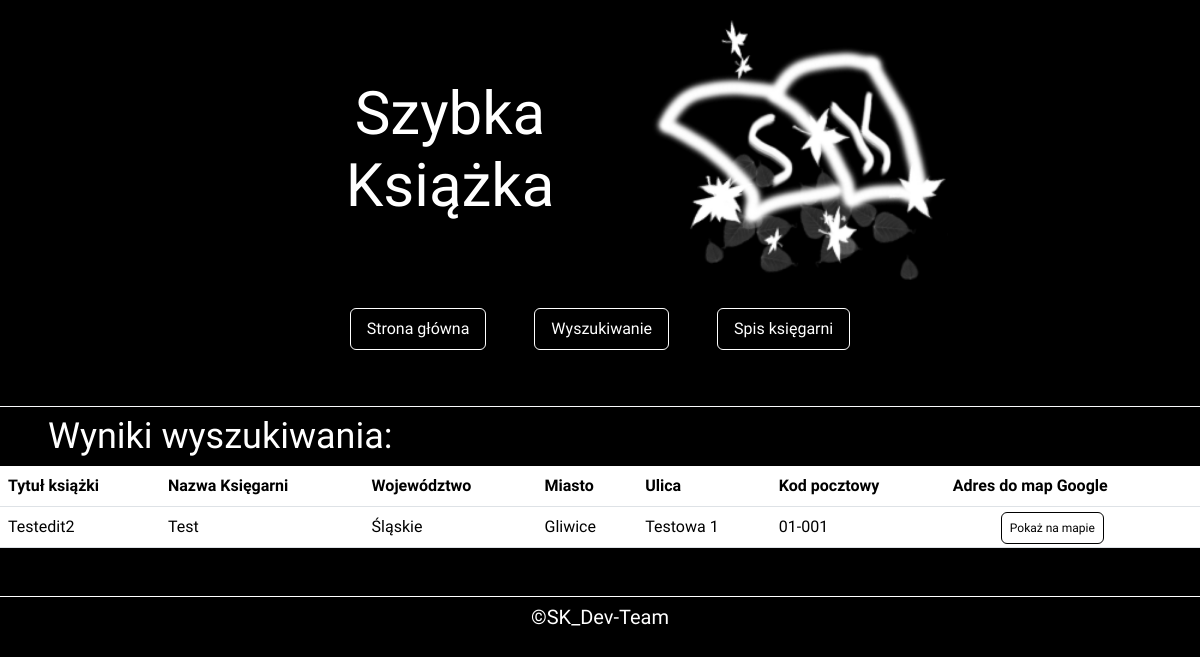
Screenshot of /wynik.php?title=Testedit2 with the database file from the repository.
### tables this page shows
CREATE TABLE `ksiazka` (
  `id_ksiazki` int(11) NOT NULL,
  `tytul` char(45) NOT NULL,
  `id_autora` int(11) NOT NULL
);

CREATE TABLE `ksiegarnie` (
  `id_ksiegarni` int(11) NOT NULL,
  `nazwa` char(45) DEFAULT NULL,
  `id_miasta` int(11) NOT NULL,
  `ulica` char(45) DEFAULT NULL,
  `kod_pocztowy` char(10) DEFAULT NULL,
  `mapa` longtext NOT NULL
);

CREATE TABLE `wojewodztwa` (
  `id_woj` int(11) NOT NULL,
  `nazwa` char(45) NOT NULL
);

CREATE TABLE `miasta` (
  `id_miasta` int(11) NOT NULL,
  `nazwa` char(45) DEFAULT NULL,
  `id_woj` int(11) NOT NULL
);

### wynik.php (the view, shortened to what this page needs)
<?php
    $con = mysqli_connect("localhost","root","","sk_db");
?>
<!doctype html>
<html lang="pl">
  <head>
    <link href="https://cdn.jsdelivr.net/npm/bootstrap@5.3.3/dist/css/bootstrap.min.css" rel="stylesheet">
    <link rel="stylesheet" href="css/main.css">
  </head>
  <body>
  <header  class=" d-flex justify-content-center border-bottom border-light align-items-center flex-wrap" >
    <h1 class="w-25 mx-5 my-5 text-wrap text-center">Szybka Książka</h1>
    <img class="w-25" src="img/LOGO - Copy.png" alt="Logo witryny">
  <nav class="nav d-flex justify-content-center align-items-center w-50 mb-5">
  <a class=" rounded nav-link border border-white active me-5 my-2 text-white" aria-current="page" href="index.php">Strona główna</a>
  <a class="rounded nav-link border border-white me-5 my-2 text-white" href="wyszukiwanie.php">Wyszukiwanie</a>
  <a class="rounded nav-link border border-white  my-2 text-white" href="spis_ksiegarni.php">Spis księgarni</a>
</nav>
</header>
    <main class="mb-5">
    <h2 class='ms-5 mt-2'>Wyniki wyszukiwania:</h2>
    <?php
      if(empty($_GET['title'])){
        echo "Podaj tytuł książki.";
        header("Refresh:2; url=wyszukiwanie.php");
      }else{
        if(empty($_get['miasto'])){
          $zapytanie_q = "select ksiazka.tytul,ksiegarnie.nazwa as ks_n, wojewodztwa.nazwa as woj_n, miasta.nazwa as m_n, ksiegarnie.ulica, ksiegarnie.kod_pocztowy, ksiegarnie.mapa from ksiazka join ksiegarnia_ksiazka on ksiegarnia_ksiazka.id_ksiazki = ksiazka.id_ksiazki join ksiegarnie on ksiegarnie.id_ksiegarni = ksiegarnia_ksiazka.id_ksiegarni join miasta on miasta.id_miasta = ksiegarnie.id_miasta join wojewodztwa on wojewodztwa.id_woj = miasta.id_woj having ksiazka.tytul like" . "'%" . $_GET['title'] . "%'";
        }
        $ksiazki = $con->query($zapytanie_q);
        echo "<table class='table'><tr><th scope='col'>Tytuł książki</th><th scope='col'>Nazwa Księgarni</th><th scope='col'>Województwo</th><th scope='col'>Miasto</th><th scope='col'>Ulica</th><th scope='col'>Kod pocztowy</th><th scope='col'>Adres do map Google</th></tr>";
        while($rekord = $ksiazki->fetch_assoc()){
            echo "<tr><td>" . $rekord['tytul'] . "</td>";
            echo "<td>" . $rekord['ks_n'] . "</td>";
            echo "<td>" . $rekord['woj_n'] . "</td>";
            echo "<td>" . $rekord['m_n'] . "</td>";
            echo "<td>" . $rekord['ulica'] . "</td>";
            echo "<td>" . $rekord['kod_pocztowy'] . "</td>";
            echo "<td>" . "<a href='" .$rekord['mapa'] . "' target='_blank' class='rounded border border-black text-black ms-5 p-2'>" . "Pokaż na mapie</a>" . "</td>";
            echo "</tr>";
        }
        echo "</table>";
      }
?>
    </main>
    <footer class="border-top border-white"><h5 class="text-center mt-2">&copy;SK_Dev-Team</h5></footer>
  </body>
</html>

### css/main.css (style rules this page uses)
body { background-color: black; }
* { color: white; font-family: "Clicker Script", cursive; }
h1 { font-size: 5vw; }
h2 { font-size: 3vw; }
a { color: white; text-decoration: none; font-size: 1vw; }

### rows the page displays
ksiazka: tytul "Testedit2", ksiegarnie.nazwa "Test", wojewodztwa.nazwa "Śląskie", miasta.nazwa "Gliwice", ksiegarnie.ulica "Testowa 1", ksiegarnie.kod_pocztowy "01-001"
